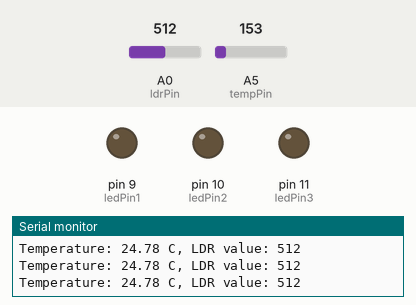
This sketch was run on a simulated Arduino Uno, built with avr-gcc and run on an emulated ATmega328P. Parts: output pins drawn as LEDs (lit = HIGH), the last lines printed to the serial monitor. The test bench sets the inputs (shaded band); at power-on: A0 (ldrPin) = 512, A5 (tempPin) = 153.

Above: at 1.2 s.
1.3 s: A0 (ldrPin) set to 22
2.8 s: A0 (ldrPin) set to 17
At 3.8 s:
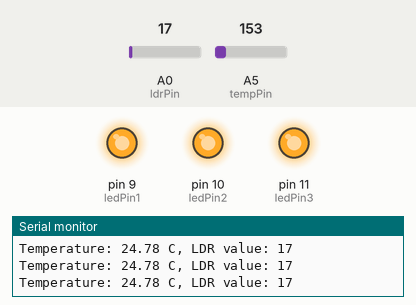
4.3 s: A0 (ldrPin) set to 122
At 5.3 s:
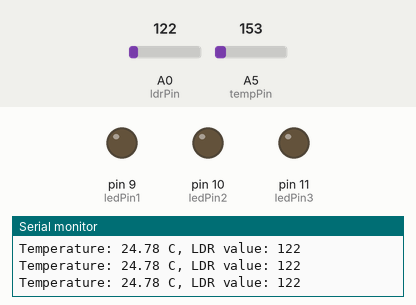
5.9 s: A0 (ldrPin) set to 10
At 6.8 s:
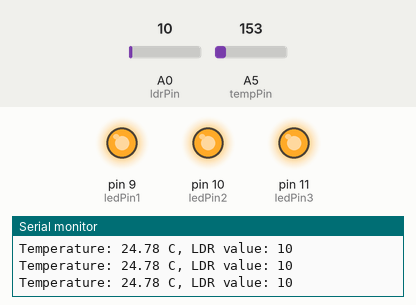
Timing chart, 0 to 8.5 s (numbered marks = the images above; inputs shaded):
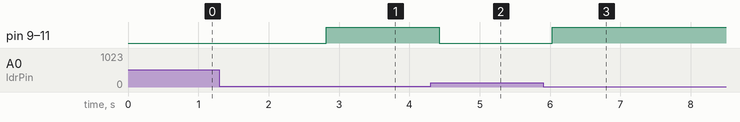

The sketch:

garden.ino
```cpp
const int ledPin1 = 9;
const int ledPin2 = 10;
const int ledPin3 = 11;
const int tempPin = A5;
const int ldrPin = A0;

void setup() {
  Serial.begin(9600);

  pinMode(ledPin1, OUTPUT);
  pinMode(ledPin2, OUTPUT);
  pinMode(ledPin3, OUTPUT);

  // Ensure LEDs are OFF at startup
  digitalWrite(ledPin1, LOW);
  digitalWrite(ledPin2, LOW);
  digitalWrite(ledPin3, LOW);
}

void loop() {
  int tempValue = analogRead(tempPin);
  int ldrValue = analogRead(ldrPin);

  // Calculate temperature
  float voltage = tempValue * (5.0 / 1023.0);
  float temperatureC = (voltage - 0.5) * 100.0;

  // Display temperature
  Serial.print("Temperature: ");
  Serial.print(temperatureC);
  Serial.print(" C, ");

  // Display LDR value
  Serial.print("LDR value: ");
  Serial.println(ldrValue);

  // Adjust this threshold based on actual LDR readings

  // Turn LEDs ON only when it's dark (LDR value is low)
  if (ldrValue < 20) {
    digitalWrite(ledPin1, HIGH);
    digitalWrite(ledPin2, HIGH);
    digitalWrite(ledPin3, HIGH);
  } else {
    digitalWrite(ledPin1, LOW);
    digitalWrite(ledPin2, LOW);
    digitalWrite(ledPin3, LOW);
  }

  delay(200);
}
```

Measured:
- the behaviour switches between 20 and 19 on A0 (ldrPin) (found by bisection; images 0 and 1)
- after the input at 2.8 s, pin 9 (ledPin1), pin 10 (ledPin2), pin 11 (ledPin3): LOW → HIGH at once
- after the input at 4.3 s, pin 9 (ledPin1), pin 10 (ledPin2), pin 11 (ledPin3): HIGH → LOW after 0.12 s
- after the input at 5.9 s, pin 9 (ledPin1), pin 10 (ledPin2), pin 11 (ledPin3): LOW → HIGH after 0.13 s
